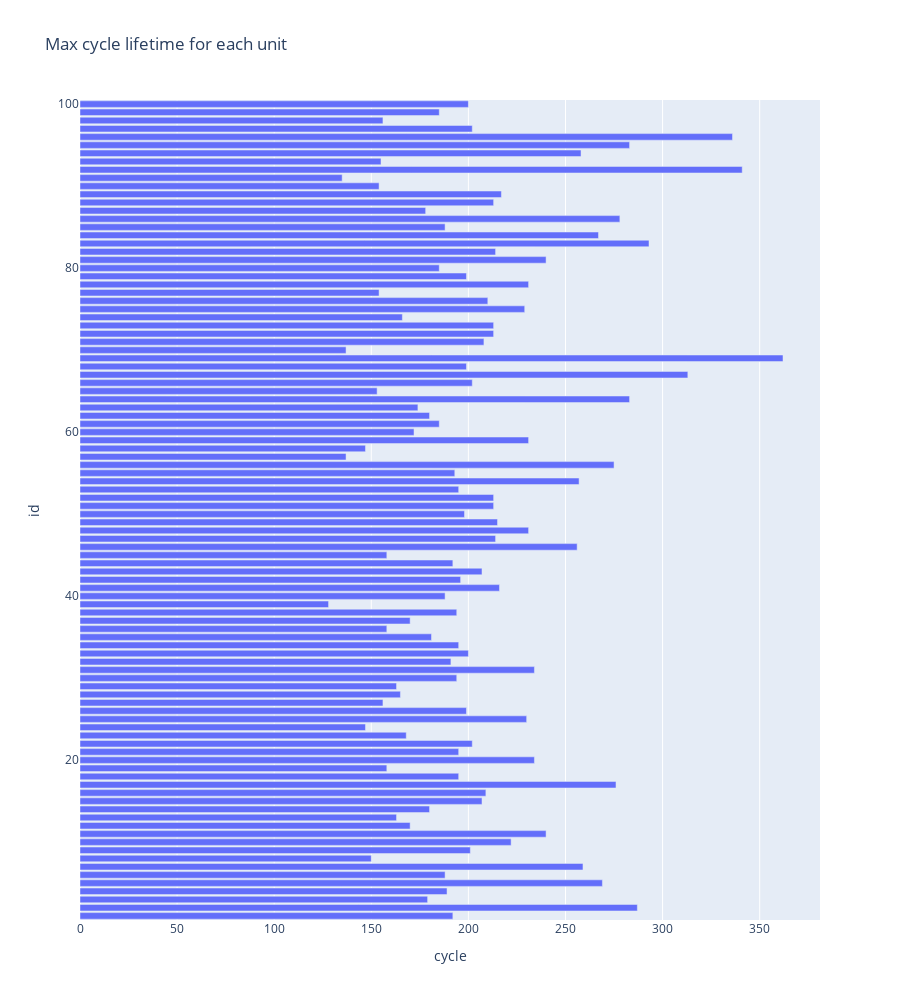

This figure's notebook cell:
### Code cell
# Max cycle lifetime for all units
max_time_cycles = train_df[['id', 'cycle']].groupby('id').max()

fig = px.bar(max_time_cycles, x='cycle', orientation='h',
            height=1000,
            title='Max cycle lifetime for all units')
fig.show()

### Figure 1 — Plotly figure (JSON) as saved in the notebook; plotly's stock layout.template omitted (floating-point values rounded to 4 significant figures)
{"data": [{"alignmentgroup": "True", "hovertemplate": "cycle=%{x}<br>id=%{y}<extra></extra>", "legendgroup": "", "marker": {"color": "#636efa", "pattern": {"shape": ""}}, "name": "", "offsetgroup": "", "orientation": "h", "showlegend": false, "textposition": "auto", "type": "bar", "x": [192, 287, 179, 189, 269, 188, 259, 150, 201, 222, 240, 170, 163, 180, 207, 209, 276, 195, 158, 234, 195, 202, 168, 147, 230, 199, 156, 165, 163, 194, 234, 191, 200, 195, 181, 158, 170, 194, 128, 188, 216, 196, 207, 192, 158, 256, 214, 231, 215, 198, 213, 213, 195, 257, 193, 275, 137, 147, 231, 172, 185, 180, 174, 283, 153, 202, 313, 199, 362, 137, 208, 213, 213, 166, 229, 210, 154, 231, 199, 185, 240, 214, 293, 267, 188, 278, 178, 213, 217, 154, 135, 341, 155, 258, 283, 336, 202, 156, 185, 200], "xaxis": "x", "y": [1, 2, 3, 4, 5, 6, 7, 8, 9, 10, 11, 12, 13, 14, 15, 16, 17, 18, 19, 20, 21, 22, 23, 24, 25, 26, 27, 28, 29, 30, 31, 32, 33, 34, 35, 36, 37, 38, 39, 40, 41, 42, 43, 44, 45, 46, 47, 48, 49, 50, 51, 52, 53, 54, 55, 56, 57, 58, 59, 60, 61, 62, 63, 64, 65, 66, 67, 68, 69, 70, 71, 72, 73, 74, 75, 76, 77, 78, 79, 80, 81, 82, 83, 84, 85, 86, 87, 88, 89, 90, 91, 92, 93, 94, 95, 96, 97, 98, 99, 100], "yaxis": "y"}], "layout": {"barmode": "relative", "height": 1000, "legend": {"tracegroupgap": 0}, "title": {"text": "Max cycle lifetime for each unit"}, "xaxis": {"anchor": "y", "domain": [0, 1], "title": {"text": "cycle"}}, "yaxis": {"anchor": "x", "domain": [0, 1], "title": {"text": "id"}}}}
